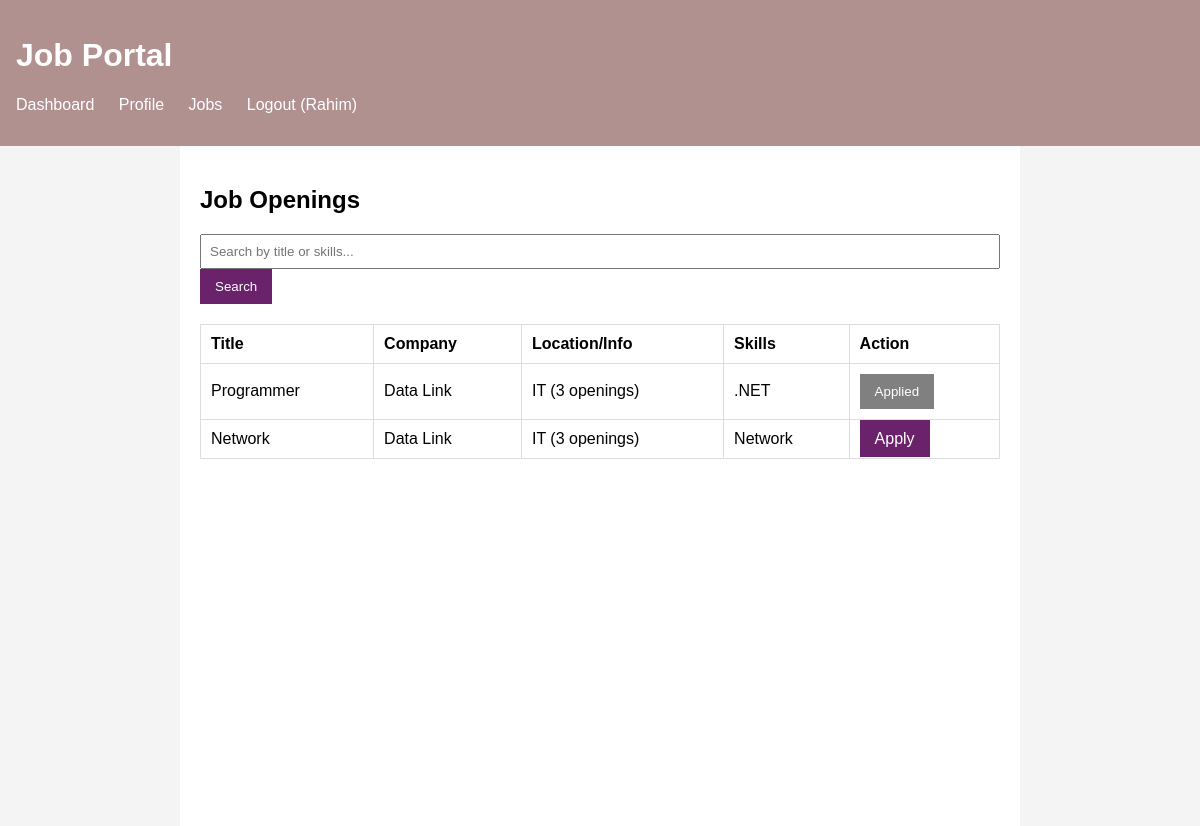
Page /jobs/ (signed in) on the committed database.
### jobapp/models.py (models this page shows, shortened)
class CustomUser(AbstractUser):
    user_type = models.CharField(max_length=20, choices=USER_TYPE_CHOICES)
    company_name = models.CharField(max_length=100, blank=True, null=True)
    skills = models.TextField(blank=True, null=True)
    resume = models.FileField(upload_to='resumes/', blank=True, null=True)

class Job(models.Model):
    recruiter = models.ForeignKey(settings.AUTH_USER_MODEL, on_delete=models.CASCADE, related_name='jobs')
    title = models.CharField(max_length=100)
    number_of_openings = models.IntegerField()
    category = models.CharField(max_length=100)
    description = models.TextField()
    skills_required = models.TextField()
    created_at = models.DateTimeField(auto_now_add=True)

### jobapp/views.py (the view)
# urls.py: path('jobs/', views.job_list, name='job_list'),
@login_required
def job_list(request):
    query = request.GET.get('q')
    jobs = Job.objects.all()
    if query:
        jobs = jobs.filter(Q(title__icontains=query) | Q(skills_required__icontains=query))
    applied_job_ids = []
    if request.user.user_type == 'jobseeker':
        applied_job_ids = Application.objects.filter(applicant=request.user).values_list('job_id', flat=True)
    return render(request, 'portal/job_list.html', {'jobs': jobs, 'applied_job_ids': applied_job_ids})

### jobapp/templates/portal/job_list.html
{% extends 'base.html' %}
{% block content %}
<h2>Job Openings</h2>
<form method="get" action="">
    <input type="text" name="q" placeholder="Search by title or skills..." value="{{ request.GET.q|default:'' }}">
    <button type="submit" class="btn">Search</button>
</form>
<table>
    <thead>
        <tr>
            <th>Title</th>
            <th>Company</th>
            <th>Location/Info</th>
            <th>Skills</th>
            <th>Action</th>
        </tr>
    </thead>
    <tbody>
        {% for job in jobs %}
        <tr>
            <td>{{ job.title }}</td>
            <td>{{ job.recruiter.company_name|default:job.recruiter.username }}</td>
            <td>{{ job.category }} ({{ job.number_of_openings }} openings)</td>
            <td>{{ job.skills_required }}</td>
            <td>
                {% if user.user_type == 'jobseeker' %}
                    {% if job.id in applied_job_ids %}
                        <button class="btn" style="background-color: grey; cursor: default;" disabled>Applied</button>
                    {% else %}
                        <a href="{% url 'apply_job' job.id %}" class="btn">Apply</a>
                    {% endif %}
                {% else %}
                    <span>Recruiter View</span>
                {% endif %}
            </td>
        </tr>
        {% empty %}
        <tr>
            <td colspan="5">No jobs found.</td>
        </tr>
        {% endfor %}
    </tbody>
</table>
{% endblock %}

### jobapp/templates/base.html (shortened to what this page needs)
<!DOCTYPE html>
<html lang="en">
<head>
</head>
<body>
    <header>
        <h1>Job Portal</h1>
        <nav>
            <ul>
                {% if user.is_authenticated %}
                    <li><a href="{% url 'dashboard' %}">Dashboard</a></li>
                    <li><a href="{% url 'manage_profile' %}">Profile</a></li>
                    <li><a href="{% url 'job_list' %}">Jobs</a></li>
                    <li><a href="{% url 'logout' %}">Logout ({{ user.username }})</a></li>
                {% else %}
                    <li><a href="{% url 'login' %}">Login</a></li>
                    <li><a href="{% url 'register' %}">Register</a></li>
                {% endif %}
            </ul>
        </nav>
    </header>
    <main>
        {% block content %}{% endblock %}
    </main>
</body>
</html>

### jobapp/templates/base.html (style rules this page uses)
body { font-family: sans-serif; margin: 0; padding: 0; background-color: #f4f4f4; }
header { background-color: #b19090ff; color: #fff; padding: 1rem; }
nav ul { list-style: none; padding: 0; }
nav ul li { display: inline; margin-right: 20px; }
nav a { color: #fff; text-decoration: none; }
main { padding: 20px; max-width: 800px; margin: auto; background: white; min-height: 80vh; }
.btn { padding: 10px 15px; background: #6a236aff; color: white; border: none; cursor: pointer; text-decoration: none; }
input, select, textarea { padding: 8px; width: 100%; box-sizing: border-box; }
table { width: 100%; border-collapse: collapse; margin-top: 20px; }
th, td { padding: 10px; border: 1px solid #ddd; text-align: left; }

### rows in the picture
CustomUser: username "Rahim"
Job: title "Programmer", recruiter.company_name "Data Link", category "IT", number_of_openings "3", skills_required ".NET", shows "Applied"
Job: title "Network", recruiter.company_name "Data Link", category "IT", number_of_openings "3", skills_required "Network", shows "Apply"
